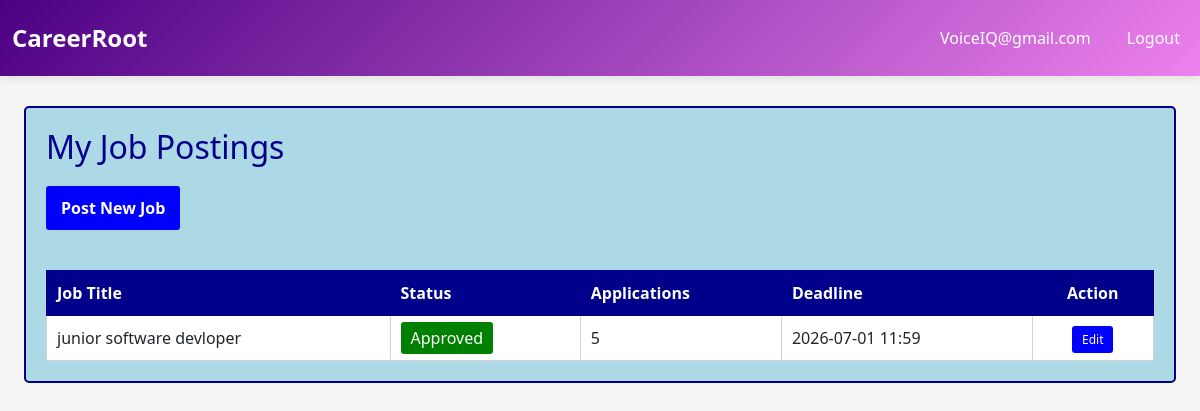
The page /company/jobs (signed in) on the database its author committed.
### core/database/models.py (models this page shows, shortened)
class Company(UserMixin, db.Model):
    __tablename__ = 'company'
    company_id = db.Column(db.Integer, primary_key=True, autoincrement=True)
    company_name = db.Column(db.String(150), nullable=False)
    email = db.Column(db.String(120), unique=True, nullable=False)
    password = db.Column(db.String(255), nullable=False)
    hr_contact = db.Column(db.String(100), nullable=True)
    website = db.Column(db.String(255), nullable=True)
    approval_status = db.Column(
        db.String(20),
        default=ApprovalStatus.PENDING.value,
        nullable=False
    )  #pending/aproved/rejected
    blacklist_status = db.Column(db.Boolean, default=False)  # True = blacklisted
    created_at = db.Column(db.DateTime, default=datetime.utcnow)
    updated_at = db.Column(db.DateTime, default=datetime.utcnow, onupdate=datetime.utcnow)
    drives = db.relationship('PlacementDrive', backref='company', lazy=True, cascade='all, delete-orphan')

class PlacementDrive(db.Model):
    __tablename__ = 'placement_drive'
    drive_id = db.Column(db.Integer, primary_key=True, autoincrement=True)
    company_id = db.Column(db.Integer, db.ForeignKey('company.company_id'), nullable=False)
    job_title = db.Column(db.String(150), nullable=False)
    job_description = db.Column(db.Text, nullable=True)
    eligibility_criteria = db.Column(db.Text, nullable=True)
    skills_required = db.Column(db.Text, nullable=True)  #comma separated skills
    experience_required = db.Column(db.String(100), nullable=True)  #e.g., 0-2 years
    salary_range = db.Column(db.String(100), nullable=True)  #e.g., 5-8 LPA
    application_deadline = db.Column(db.DateTime, nullable=False)
    status = db.Column(
        db.String(20),
        default=DriveStatus.PENDING.value,
        nullable=False
    )  # pending, aproved, closed
    created_at = db.Column(db.DateTime, default=datetime.utcnow)
    updated_at = db.Column(db.DateTime, default=datetime.utcnow, onupdate=datetime.utcnow)
    applications = db.relationship('Application', backref='drive', lazy=True, cascade='all, delete-orphan')
    placements = db.relationship('Placement', backref='drive', lazy=True, cascade='all, delete-orphan')

### core/routes/company.py (the view)
@company_bp.route('/jobs')
@login_required
def jobs():
    if not check_company():
        return redirect(url_for('auth.homepage'))
    company_id = session.get('user_id')
    company = Company.query.get(company_id)
    drives = PlacementDrive.query.filter_by(company_id=company_id).all()
    return render_template('company_view_jobs.html', company=company, drives=drives)

### app.py (called while the page is built)
@login_manager.user_loader
def load_user(user_id):
    from core.database.models import Admin, Company, Student
    admin = Admin.query.get(int(user_id))
    if admin:
        return admin
    company = Company.query.get(int(user_id))
    if company:
        return company
    student = Student.query.get(int(user_id))
    if student:
        return student
    return None

### core/routes/company.py (called while the page is built)
def check_company():
    if session.get('user_type') != 'company':
        flash('Unauthorized access', 'danger')
        return False
    return True

### templates/company_view_jobs.html
{% extends "base.html" %}
{% block content %}
<div class="container" style="margin-top:30px; margin-bottom:30px;">
    <div style="background-color:lightblue; padding:20px; border:2px solid darkblue; border-radius:5px;">
        <h2 style="color:darkblue; margin-bottom:20px;">My Job Postings</h2>
        <a href="{{ url_for('company.post_job') }}" style="background-color:blue; color:white; padding:10px 15px; border:none; border-radius:3px; text-decoration:none; font-weight:bold; margin-bottom:20px; display:inline-block;">
            Post New Job
        </a>
        {% if drives %}
            <table style="width:100%; border-collapse:collapse; background-color:white; margin-top:20px;">
                <thead>
                    <tr style="background-color:darkblue; color:white;">
                        <th style="padding:10px; border:1px solid darkblue; text-align:left;">Job Title</th>
                        <th style="padding:10px; border:1px solid darkblue; text-align:left;">Status</th>
                        <th style="padding:10px; border:1px solid darkblue; text-align:left;">Applications</th>
                        <th style="padding:10px; border:1px solid darkblue; text-align:left;">Deadline</th>
                        <th style="padding:10px; border:1px solid darkblue; text-align:center;">Action</th>
                    </tr>
                </thead>
                <tbody>
                    {% for drive in drives %}
                        <tr style="border-bottom:1px solid lightgray;">
                            <td style="padding:10px; border:1px solid lightgray;">{{ drive.job_title }}</td>
                            <td style="padding:10px; border:1px solid lightgray;">
                                {% if drive.status == 'Pending' %}
                                    <span style="background-color:yellow; color:black; padding:5px 10px; border-radius:3px;">{{ drive.status }}</span>
                                {% elif drive.status == 'Approved' %}
                                    <span style="background-color:green; color:white; padding:5px 10px; border-radius:3px;">{{ drive.status }}</span>
                                {% elif drive.status == 'Closed' %}
                                    <span style="background-color:red; color:white; padding:5px 10px; border-radius:3px;">{{ drive.status }}</span>
                                {% endif %}
                            </td>
                            <td style="padding:10px; border:1px solid lightgray;">{{ drive.applications|length }}</td>
                            <td style="padding:10px; border:1px solid lightgray;">{{ drive.application_deadline.strftime('%Y-%m-%d %H:%M') }}</td>
                            <td style="padding:10px; border:1px solid lightgray; text-align:center;">
                                <a href="{{ url_for('company.edit_job', drive_id=drive.drive_id) }}" style="background-color:blue; color:white; padding:5px 10px; border-radius:3px; text-decoration:none; font-size:12px;">
                                    Edit
                                </a>
                            </td>
                        </tr>
                    {% endfor %}
                </tbody>
            </table>
        {% else %}
            <div style="background-color:white; padding:20px; border:1px solid lightgray; border-radius:3px; text-align:center;">
                <p>No jobs posted yet. <a href="{{ url_for('company.post_job') }}" style="color:blue; text-decoration:underline;">Post a new job</a></p>
            </div>
        {% endif %}
    </div>
</div>
{% endblock %}

### templates/base.html (shortened to what this page needs)
<!DOCTYPE html>
<html lang="en">
<head>
    <link href="https://cdn.jsdelivr.net/npm/bootstrap@5.3.0/dist/css/bootstrap.min.css" rel="stylesheet">
</head>
<body>
    <nav class="navbar navbar-expand navbar-dark">
        <div class="container-fluid">
            <a class="navbar-brand" href="/">CareerRoot</a>
            <ul class="navbar-nav ms-auto">
                {% if session.get('user_type') %}
                    <li class="nav-item">
                        <span class="nav-link">{{ session.get('username') }}</span>
                    </li>
                    <li class="nav-item">
                        <a class="nav-link" href="{{ url_for('auth.logout') }}">Logout</a>
                    </li>
                {% else %}
                    <li class="nav-item">
                        <a class="nav-link" href="{{ url_for('auth.login') }}">Login</a>
                    </li>
                {% endif %}
            </ul>
        </div>
    </nav>
    <div class="container-fluid container">
        {% block content %}{% endblock %}
    </div>
</body>
</html>

### templates/base.html (style rules this page uses)
:root { --primary-color: indigo; --secondary-color: violet; --danger-color: red; --success-color: mediumseagreen; }
body { font-family: 'Segoe UI', Tahoma, Geneva, Verdana, sans-serif; background-color: whitesmoke; }
.navbar { background: linear-gradient(135deg, var(--primary-color) 0%, var(--secondary-color) 100%); box-shadow: 0 2px 8px rgba(0,0,0,0.1); padding: 15px 0; }
.navbar-brand { font-weight: 700; font-size: 1.5rem; color: white !important; }
.nav-link { color: white !important; margin-left: 20px; font-weight: 500; transition: opacity 0.3s ease; }
.container { max-width: 1200px; }

### rows shown on the page
Company: get "VoiceIQ@gmail.com"
PlacementDrive: job_title "junior software devloper", status "Approved", applications|length "5", application_deadline "2026-07-01 11:59"
